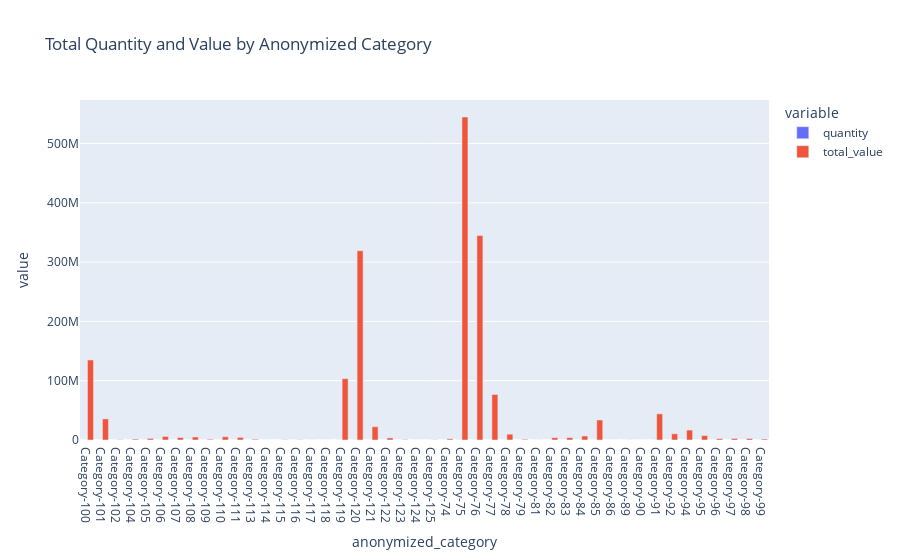
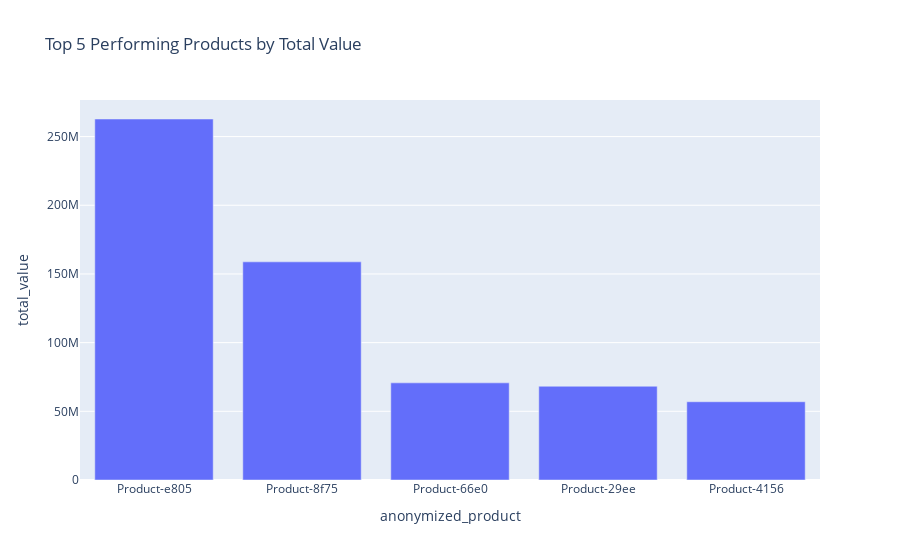
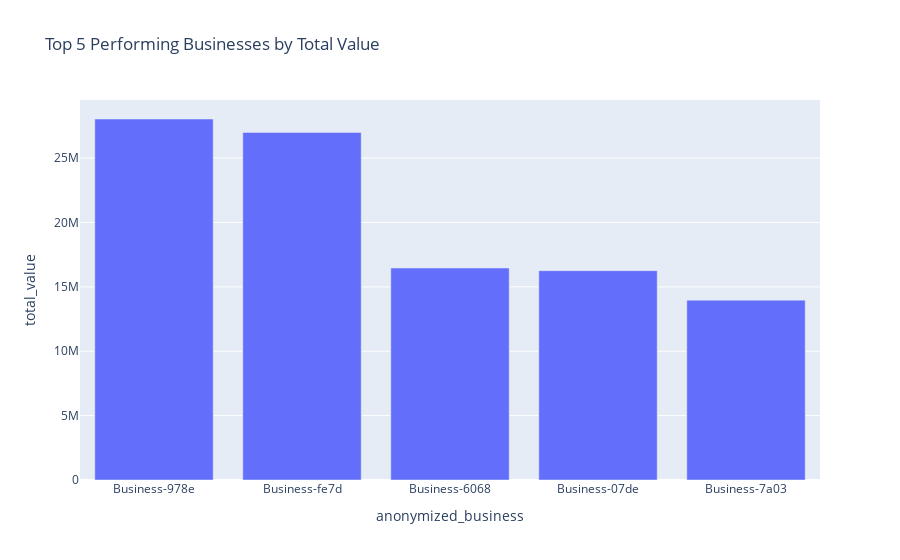
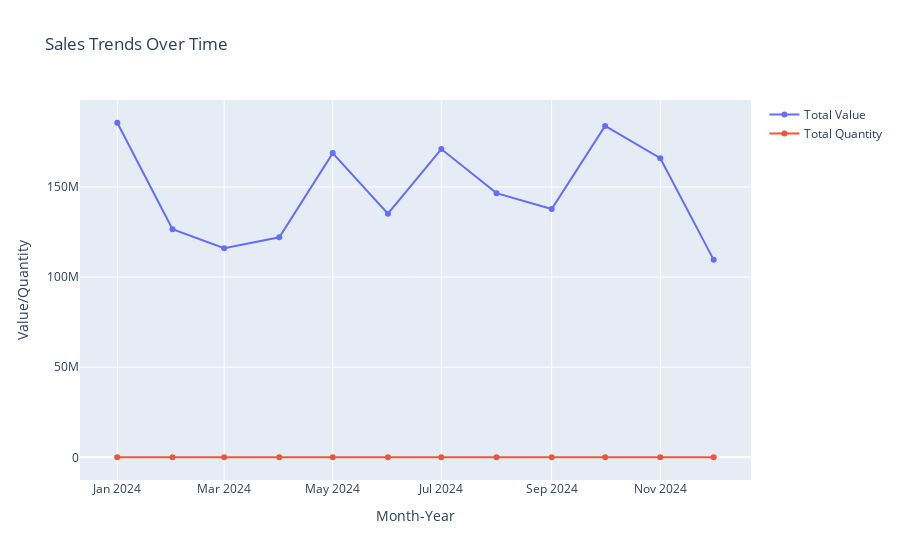

The code cell stored with these charts, in order, in its notebook:
### Code cell
import plotly.express as px
import plotly.graph_objects as go

# Total Quantity and Value by Anonymized Category
fig_category = px.bar(category_grouped, x='anonymized_category', y=['quantity', 'total_value'], barmode='group', title='Total Quantity and Value by Anonymized Category')

# Top-performing products
fig_top_products = px.bar(top_products, x='anonymized_product', y='total_value', title='Top 5 Performing Products by Total Value')

# Top-performing businesses
fig_top_businesses = px.bar(top_businesses, x='anonymized_business', y='total_value', title='Top 5 Performing Businesses by Total Value')

# Time-series chart of sales trends
fig_sales_trends = go.Figure()
fig_sales_trends.add_trace(go.Scatter(x=monthly_sales['month-year'], y=monthly_sales['total_value'], mode='lines+markers', name='Total Value'))
fig_sales_trends.add_trace(go.Scatter(x=monthly_sales['month-year'], y=monthly_sales['quantity'], mode='lines+markers', name='Total Quantity'))
fig_sales_trends.update_layout(title='Sales Trends Over Time', xaxis_title='Month-Year', yaxis_title='Value/Quantity')

# Segmentation summary of customer groups
fig_segmentation = px.scatter(business_grouped, x='total_value', y='quantity', color='group', size='frequency', hover_data=['anonymized_business'], title='Customer Segmentation Based on Purchasing Behavior')

# Show the dashboard components
fig_category.show()
fig_top_products.show()
fig_top_businesses.show()
fig_sales_trends.show()
fig_segmentation.show()

### Figure 1 — Plotly figure (JSON) as saved in the notebook; plotly's stock layout.template omitted (floating-point values rounded to 4 significant figures)
{"data": [{"alignmentgroup": "True", "hovertemplate": "variable=quantity<br>anonymized_category=%{x}<br>value=%{y}<extra></extra>", "legendgroup": "quantity", "marker": {"color": "#636efa"}, "name": "quantity", "offsetgroup": "quantity", "orientation": "v", "showlegend": true, "textposition": "auto", "type": "bar", "x": ["Category-100", "Category-101", "Category-102", "Category-104", "Category-105", "Category-106", "Category-107", "Category-108", "Category-109", "Category-110", "Category-111", "Category-113", "Category-114", "Category-115", "Category-116", "Category-117", "Category-118", "Category-119", "Category-120", "Category-121", "Category-122", "Category-123", "Category-124", "Category-125", "Category-74", "Category-75", "Category-76", "Category-77", "Category-78", "Category-79", "Category-81", "Category-82", "Category-83", "Category-84", "Category-85", "Category-86", "Category-89", "Category-90", "Category-91", "Category-92", "Category-94", "Category-95", "Category-96", "Category-97", "Category-98", "Category-99"], "xaxis": "x", "y": [76824, 19564, 1786, 1217, 1579, 6521, 2729, 9756, 1446, 10529, 6715, 741, 3, 348, 856, 5, 21, 68332, 169715, 14669, 1223, 286, 4, 123, 941, 151330, 71719, 28455, 9766, 2215, 142, 4759, 2436, 11933, 22997, 8, 238, 15, 20853, 6953, 23668, 4116, 1427, 2711, 2152, 1964], "yaxis": "y"}, {"alignmentgroup": "True", "hovertemplate": "variable=total_value<br>anonymized_category=%{x}<br>value=%{y}<extra></extra>", "legendgroup": "total_value", "marker": {"color": "#EF553B"}, "name": "total_value", "offsetgroup": "total_value", "orientation": "v", "showlegend": true, "textposition": "auto", "type": "bar", "x": ["Category-100", "Category-101", "Category-102", "Category-104", "Category-105", "Category-106", "Category-107", "Category-108", "Category-109", "Category-110", "Category-111", "Category-113", "Category-114", "Category-115", "Category-116", "Category-117", "Category-118", "Category-119", "Category-120", "Category-121", "Category-122", "Category-123", "Category-124", "Category-125", "Category-74", "Category-75", "Category-76", "Category-77", "Category-78", "Category-79", "Category-81", "Category-82", "Category-83", "Category-84", "Category-85", "Category-86", "Category-89", "Category-90", "Category-91", "Category-92", "Category-94", "Category-95", "Category-96", "Category-97", "Category-98", "Category-99"], "xaxis": "x", "y": [134902751, 35577822, 464463, 1557598, 2690719, 5932763, 4170797, 5101375, 1263226, 5483386, 4387343, 1254083, 8600, 425360, 422745, 1550, 7560, 103454819, 319178743, 22327643, 3493480, 730730, 10060, 297060, 1927871, 544658700, 344939553, 76741382, 9792609, 1184953, 72061, 3930818, 4039483, 6798158, 33762533, 3320, 136850, 15750, 44152103, 10468723, 16750815, 7466932, 2249424, 2628309, 2519695, 1589480], "yaxis": "y"}], "layout": {"barmode": "group", "legend": {"title": {"text": "variable"}, "tracegroupgap": 0}, "title": {"text": "Total Quantity and Value by Anonymized Category"}, "xaxis": {"anchor": "y", "domain": [0, 1], "title": {"text": "anonymized_category"}}, "yaxis": {"anchor": "x", "domain": [0, 1], "title": {"text": "value"}}}}

### Figure 2 — Plotly figure (JSON) as saved in the notebook; plotly's stock layout.template omitted (floating-point values rounded to 4 significant figures)
{"data": [{"alignmentgroup": "True", "hovertemplate": "anonymized_product=%{x}<br>total_value=%{y}<extra></extra>", "legendgroup": "", "marker": {"color": "#636efa"}, "name": "", "offsetgroup": "", "orientation": "v", "showlegend": false, "textposition": "auto", "type": "bar", "x": ["Product-e805", "Product-8f75", "Product-66e0", "Product-29ee", "Product-4156"], "xaxis": "x", "y": [262787281, 158797460, 70704225, 68248274, 56956007], "yaxis": "y"}], "layout": {"barmode": "relative", "legend": {"tracegroupgap": 0}, "title": {"text": "Top 5 Performing Products by Total Value"}, "xaxis": {"anchor": "y", "domain": [0, 1], "title": {"text": "anonymized_product"}}, "yaxis": {"anchor": "x", "domain": [0, 1], "title": {"text": "total_value"}}}}

### Figure 3 — Plotly figure (JSON) as saved in the notebook; plotly's stock layout.template omitted (floating-point values rounded to 4 significant figures)
{"data": [{"alignmentgroup": "True", "hovertemplate": "anonymized_business=%{x}<br>total_value=%{y}<extra></extra>", "legendgroup": "", "marker": {"color": "#636efa"}, "name": "", "offsetgroup": "", "orientation": "v", "showlegend": false, "textposition": "auto", "type": "bar", "x": ["Business-978e", "Business-fe7d", "Business-6068", "Business-07de", "Business-7a03"], "xaxis": "x", "y": [28037358, 26997121, 16464195, 16258068, 13968451], "yaxis": "y"}], "layout": {"barmode": "relative", "legend": {"tracegroupgap": 0}, "title": {"text": "Top 5 Performing Businesses by Total Value"}, "xaxis": {"anchor": "y", "domain": [0, 1], "title": {"text": "anonymized_business"}}, "yaxis": {"anchor": "x", "domain": [0, 1], "title": {"text": "total_value"}}}}

### Figure 4 — Plotly figure (JSON) as saved in the notebook; plotly's stock layout.template omitted (floating-point values rounded to 4 significant figures)
{"data": [{"mode": "lines+markers", "name": "Total Value", "type": "scatter", "x": ["2024-01-01T00:00:00", "2024-02-01T00:00:00", "2024-03-01T00:00:00", "2024-04-01T00:00:00", "2024-05-01T00:00:00", "2024-06-01T00:00:00", "2024-07-01T00:00:00", "2024-08-01T00:00:00", "2024-09-01T00:00:00", "2024-10-01T00:00:00", "2024-11-01T00:00:00", "2024-12-01T00:00:00"], "y": [185626186, 126579702, 116000676, 122110750, 168781502, 135138614, 171040881, 146581003, 137791455, 183840551, 165933104, 109549774]}, {"mode": "lines+markers", "name": "Total Quantity", "type": "scatter", "x": ["2024-01-01T00:00:00", "2024-02-01T00:00:00", "2024-03-01T00:00:00", "2024-04-01T00:00:00", "2024-05-01T00:00:00", "2024-06-01T00:00:00", "2024-07-01T00:00:00", "2024-08-01T00:00:00", "2024-09-01T00:00:00", "2024-10-01T00:00:00", "2024-11-01T00:00:00", "2024-12-01T00:00:00"], "y": [67526, 44063, 45381, 50554, 69551, 60716, 74689, 68837, 66747, 84739, 75361, 57626]}], "layout": {"title": {"text": "Sales Trends Over Time"}, "xaxis": {"title": {"text": "Month-Year"}}, "yaxis": {"title": {"text": "Value/Quantity"}}}}
